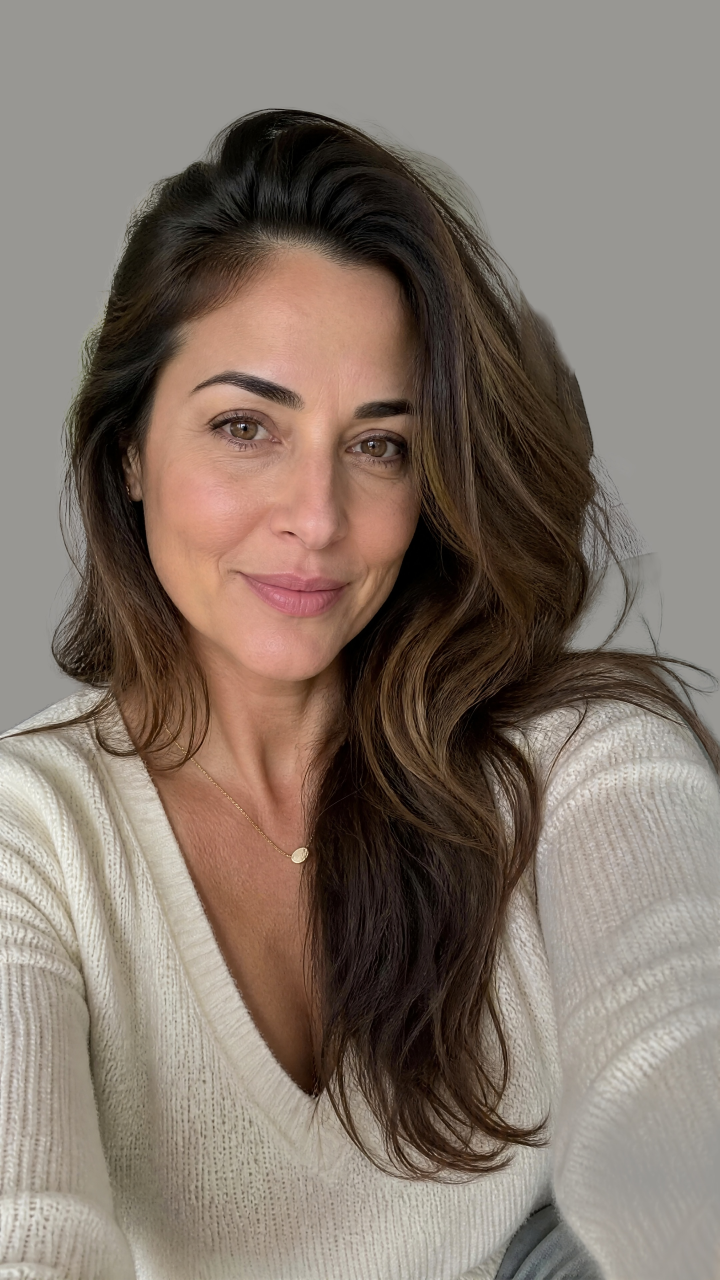
#> input picture RelaxinGlasses/metodo-filedesign/01_personaje/personaje_elegida_fondo_gris_original_4k.jpg, 2160 x 3840 px, given in place of text_overlay.png, which was not available (shown at 1/3 size)
$ python cambiar_texto_fijo.py ../../RelaxinGlasses/metodo-filedesign/01_personaje/personaje_elegida_fondo_gris_original_4k.jpg
#> lines starting #> are read from the running program, lines starting #| are printed output that depends on the picture; after the words box and inside, x2 and y2 are one past the last pixel; in counts of white or black regions, pixels touching at a corner belong together
import cv2,numpy as np,subprocess,sys
from PIL import Image,ImageDraw,ImageFont,ImageFilter
ov=cv2.imread('text_overlay.png',cv2.IMREAD_UNCHANGED)
#> ov is the input picture: shape (3840, 2160, 3); mean B, G, R 107.5, 117.9, 131.1
emo=ov[288:347,450:509].copy()
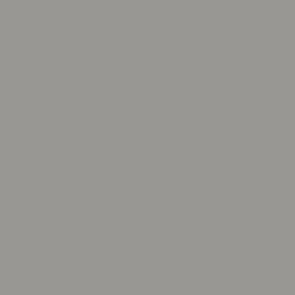
#> emo: shape (59, 59, 3) (shown 5 times larger); mean B, G, R 147, 151, 152
# capa nueva
W,H=720,1280
font=ImageFont.truetype('/usr/share/fonts/opentype/inter/Inter-Bold.otf',50)
lay=Image.new('RGBA',(W,H),(0,0,0,0)); d=ImageDraw.Draw(lay)
#> after `lay = Image.new('RGBA', (W, H), (0, 0, 0, 0))`: lay: PIL image 720x1280 RGBA; every value is 0
l1='Si tienes ojeras,'; l2='esto es para ti'
ew=emo.shape[1]; gap=12
#> after `ew = emo.shape[1]`: ew = 59
w1=d.textlength(l1,font=font); w2=d.textlength(l2,font=font)+gap+ew
#> after `w1 = d.textlength(l1, font=font)`: w1 = 387.9
#> after `w2 = d.textlength(l2, font=font) + gap + ew`: w2 = 412.2
y1=233; y2=y1+55
d.text(((W-w1)/2,y1),l1,font=font,fill=(255,255,255,255))
x2=(W-w2)/2; d.text((x2,y2),l2,font=font,fill=(255,255,255,255))
#> after `x2 = (W - w2) / 2`: x2 = 153.9
a=np.array(lay)[...,3]
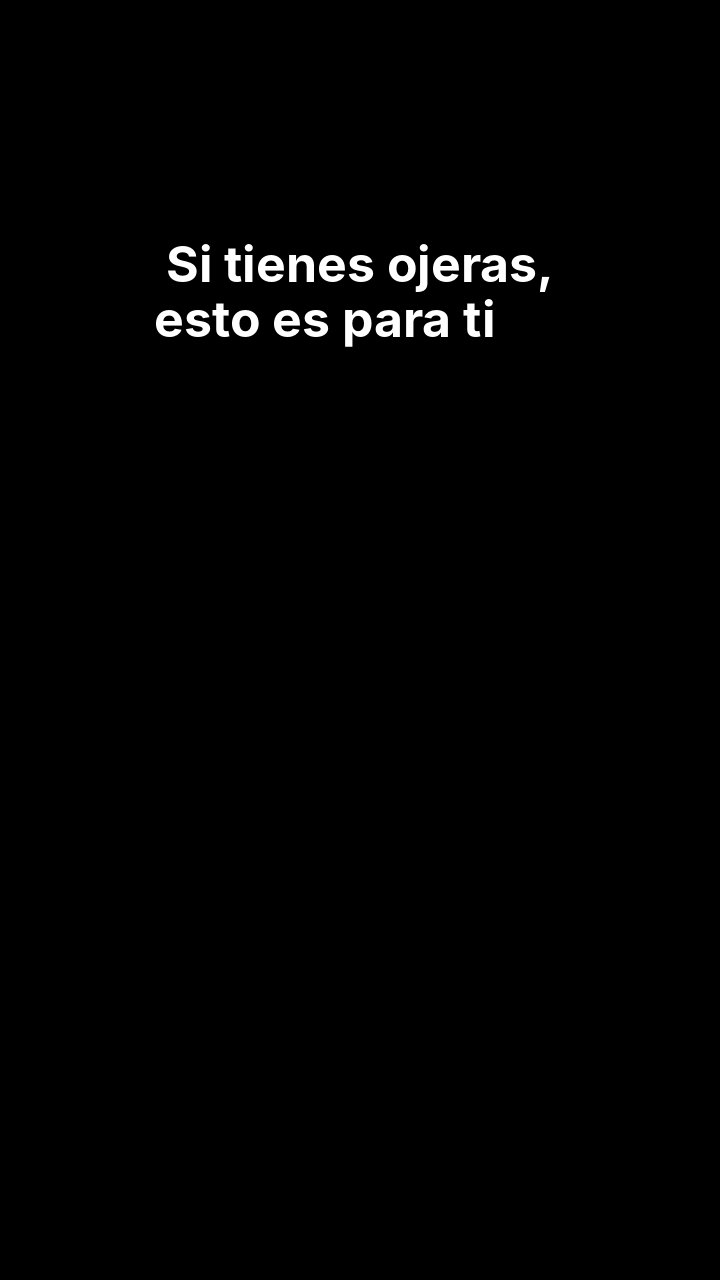
#> a: shape (1280, 720); min 0, max 255, mean 2.8
# sombra
sh=Image.fromarray(a).filter(ImageFilter.GaussianBlur(3))
sha=np.roll(np.array(sh).astype(float)*0.55,(2,1),(0,1))
rgb=np.zeros((H,W,3),float); A=np.zeros((H,W),float)
A=sha/255.
txt=np.array(lay)[...,:3].astype(float); ta=a/255.
#> after `txt = np.array(lay)[..., :3].astype(float)`:
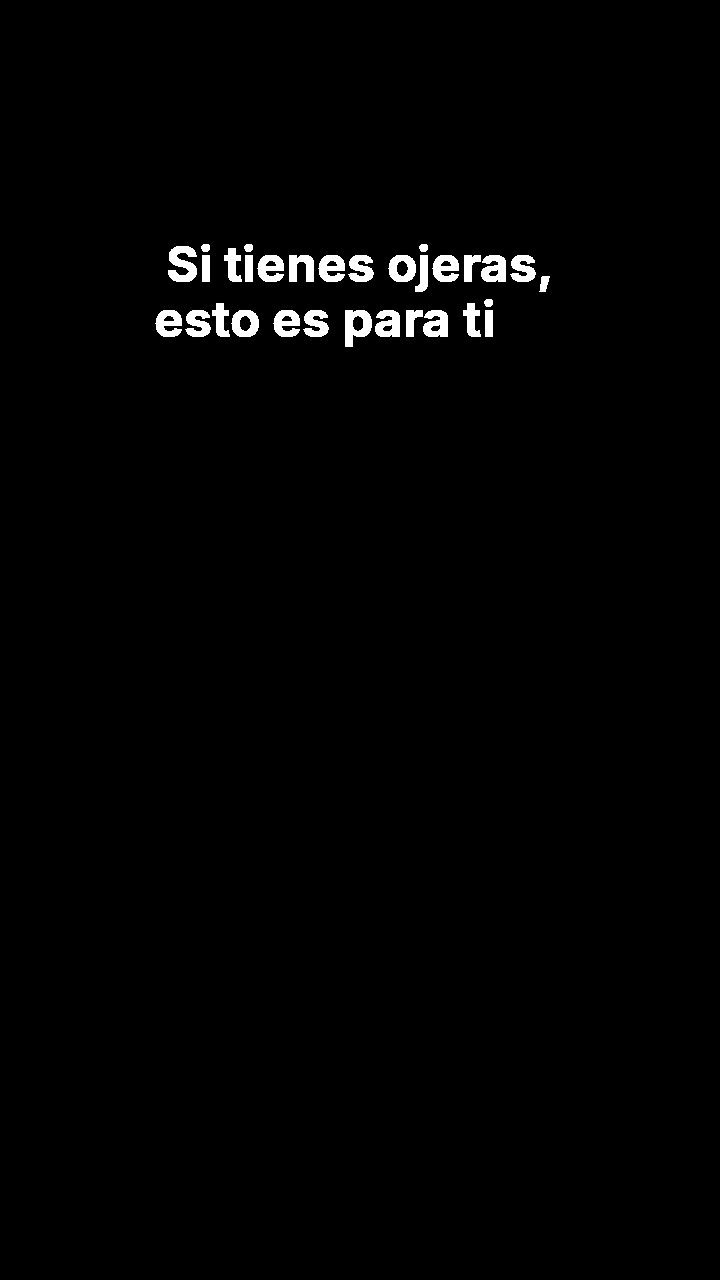
#> txt: shape (1280, 720, 3) float64; 1.3% white; 31 white regions, largest, box (x1, y1, x2, y2) and area: (168, 246, 197, 282) 670, (345, 310, 372, 347) 629, (481, 255, 506, 282) 513
rgb=txt*ta[...,None]; A2=ta+A*(1-ta)
# emoji (BGR->RGB)
ex=int(x2+d.textlength(l2,font=font)+gap); ey=y2+2
#> after `ex = int(x2 + d.textlength(l2, font=font) + gap)`: ex = 507
e=emo[...,[2,1,0]].astype(float); ea=emo[...,3]/255.
#> (the run stopped early here; a loop or call above may not have finished)
